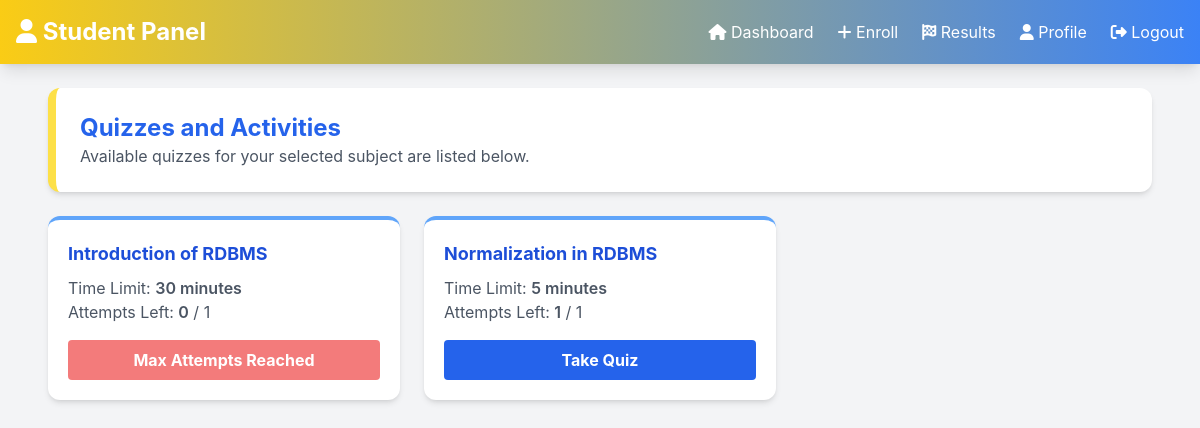
Screenshot of /pages/view_quizzes.php?subject_id=1 (signed in) with the database file from the repository.
### tables this page shows
CREATE TABLE `quizzes` (
  `id` int(11) NOT NULL,
  `title` varchar(255) NOT NULL,
  `subject_id` int(11) NOT NULL,
  `time_limit` int(11) NOT NULL,
  `scramble_questions` tinyint(1) NOT NULL DEFAULT 0,
  `created_at` timestamp NOT NULL DEFAULT current_timestamp(),
  `max_attempts` int(11) DEFAULT 1,
  `quiz_completed` tinyint(1) DEFAULT 0
);

### pages/view_quizzes.php (the view, shortened to what this page needs)
<?php
require_once '../includes/db_connection.php';
$subject_id = intval($_GET['subject_id']);
$student_id = $_SESSION['user_id'];
$stmt = $conn->prepare("SELECT id, title, time_limit, max_attempts FROM quizzes WHERE subject_id = ?");
$stmt->execute([$subject_id]);
$quizzes = $stmt->fetchAll(PDO::FETCH_ASSOC);
?>
<!DOCTYPE html>
<html lang="en">
<head>
    <script src="https://cdn.tailwindcss.com"></script>
</head>
<body>
    <nav class="flex items-center justify-between p-4 gradient-header shadow-lg">
        <div class="text-2xl font-bold"><i class="fa fa-user" aria-hidden="true"></i> Student Panel</div>
        <ul class="flex gap-6 text-white">
            <li><a href="student_dashboard.php" class="hover:text-yellow-300"><i class="fa fa-home" aria-hidden="true"></i> Dashboard</a></li>
            <li><a href="enroll_subject.php" class="hover:text-yellow-300"><i class="fa fa-plus" aria-hidden="true"></i> Enroll</a></li>
            <li><a href="view_results.php" class="hover:text-yellow-300"><i class="fa fa-flag-checkered" aria-hidden="true"></i> Results</a></li>
            <li><a href="edit_student_profile.php" class="hover:text-yellow-300"><i class="fa fa-user" aria-hidden="true"></i> Profile</a></li>
            <li><a href="logout.php" class="hover:text-yellow-300"><i class="fa fa-sign-out" aria-hidden="true"></i> Logout</a></li>
        </ul>
    </nav>
    <main class="p-6 max-w-6xl mx-auto">
        <section class="mb-6 bg-white rounded-xl shadow-md p-6 border-l-8 border-yellow-300">
            <h1 class="text-2xl font-bold text-blue-600">Quizzes and Activities</h1>
            <p class="text-gray-600">Available quizzes for your selected subject are listed below.</p>
        </section>
        <div class="grid grid-cols-1 md:grid-cols-3 gap-6">
            <?php if (empty($quizzes)) { ?>
                <div class="col-span-full bg-white p-4 rounded shadow-md">
                    <p class="text-gray-500 text-center">No quizzes or activities found for this subject.</p>
                </div>
            <?php } else {
                foreach ($quizzes as $quiz) {
                    $attempts_stmt = $conn->prepare("SELECT COUNT(*) FROM quiz_attempts WHERE quiz_id = ? AND student_id = ?");
                    $attempts_stmt->execute([$quiz['id'], $student_id]);
                    $attempt_count = $attempts_stmt->fetchColumn();
                    $remaining_attempts = max(0, $quiz['max_attempts'] - $attempt_count);
                    ?>
                    <div class="bg-white shadow-md p-5 rounded-xl border-t-4 border-blue-400">
                        <h2 class="text-lg font-bold text-blue-700 mb-2"><?= htmlspecialchars($quiz['title']); ?></h2>
                        <p class="text-gray-600">Time Limit: <span class="font-semibold"><?= htmlspecialchars($quiz['time_limit']); ?> minutes</span></p>
                        <p class="text-gray-600 mb-4">Attempts Left: <span class="font-semibold"><?= $remaining_attempts; ?></span> / <?= htmlspecialchars($quiz['max_attempts']); ?></p>
                        <?php if ($remaining_attempts > 0) { ?>
                            <a href="take_quiz.php?quiz_id=<?= $quiz['id']; ?>" class="block text-center bg-blue-600 hover:bg-blue-700 text-white font-bold py-2 px-4 rounded">
                                Take Quiz
                            </a>
                        <?php } else { ?>
                            <button class="block w-full text-center disabled-button font-bold py-2 px-4 rounded" disabled>
                                Max Attempts Reached
                            </button>
                        <?php } ?>
                    </div>
                <?php }
            } ?>
        </div>
    </main>
</body>
</html>

### pages/view_quizzes.php (style rules this page uses)
body { background-color: #f3f4f6; font-family: 'Inter', sans-serif; }
.gradient-header { background: linear-gradient(to right, #facc15, #3b82f6); color: white; }
.disabled-button { background-color: #ef4444; color: white; cursor: not-allowed; opacity: 0.7; }

### rows the page displays
quizzes: title "Introduction of RDBMS", time_limit "30", remaining_attempts "0", max_attempts "1", shows "Max Attempts Reached"
quizzes: title "Normalization in RDBMS", time_limit "5", max_attempts "1"
